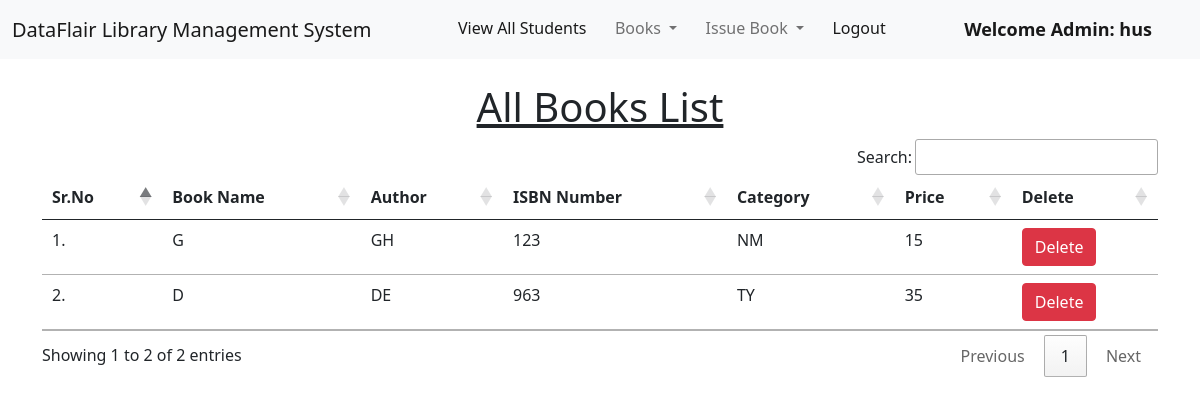
Page /view_books/ (signed in) on the earlier database version.
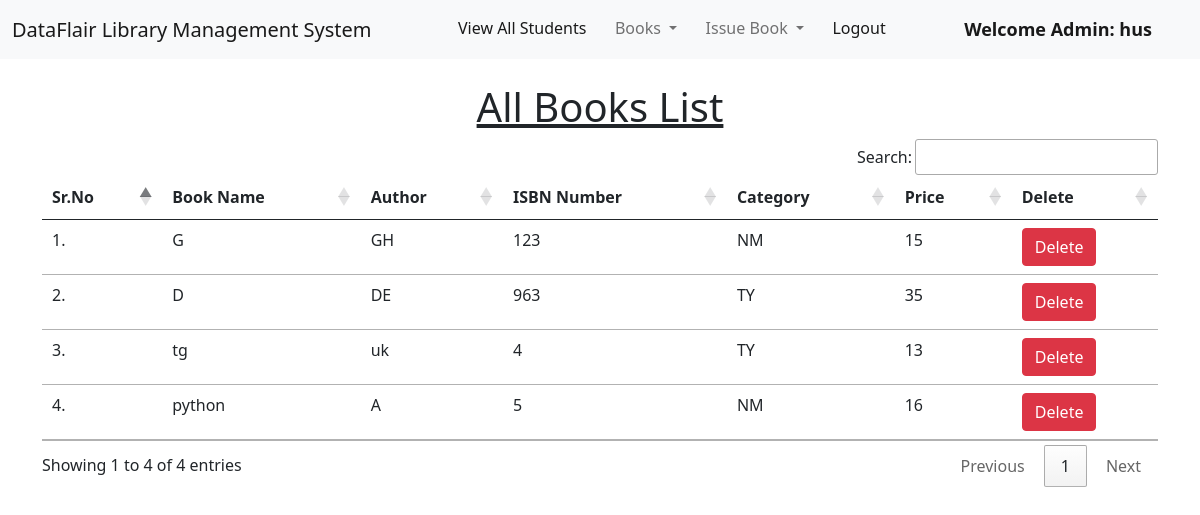
Same page on the later database version.
### library/models.py (models this page shows, shortened)
class Book(models.Model):
    name = models.CharField(max_length=200)
    author = models.CharField(max_length=200)
    isbn = models.PositiveIntegerField()
    category = models.CharField(max_length=50)
    Price = models.CharField(max_length=10, blank=True)

### library/views.py (the view)
# urls.py: path("view_books/", views.view_books, name="view_books"),
@login_required(login_url = '/admin_login')
def view_books(request):
    books = Book.objects.all()
    return render(request, "view_books.html", {'books':books})

### library/templates/view_books.html (shortened to what this page needs)
{% extends 'admin_navbar.html' %}
{% load static %}
{% block body %}
<div class="container mt-4">
    <h1 class="text-center"><u>All Books List</u></h1>
    <table class="table table-hover" id="example">
        <thead>
            <tr>
                <th>Sr.No</th>
                <th>Book Name</th>
                <th>Author</th>
                <th>ISBN Number</th>
                <th>Category</th>
                <th>Price</th>
                <th>Delete</th>
            </tr>
        </thead>
        <tbody>
            {% for book in books %}
            <tr>
                <td>{{forloop.counter}}.</td>
                <td>{{book.name}}</td>
                <td>{{book.author}}</td>
                <td>{{book.isbn}}</td>
                <td>{{book.category}}</td>
                <td>{{book.Price}}</td>
                <td><a href="/delete_book/{{book.id}}/" class="btn btn-danger" onclick="return confirm('Are you sure you want to delete this book?')">Delete</a></td>
            </tr>
            {% endfor %}
        </tbody>
    </table>
    </div>
{% endblock %}

### library/templates/admin_navbar.html (shortened to what this page needs)
<!doctype html>
<html lang="en">
  <head>
    <link href="https://cdn.jsdelivr.net/npm/bootstrap@5.1.0/dist/css/bootstrap.min.css" rel="stylesheet">
    <link rel="stylesheet" href="https://cdn.datatables.net/1.10.25/css/jquery.dataTables.min.css">
    <link rel="stylesheet" href="https://cdn.datatables.net/buttons/1.7.1/css/buttons.dataTables.min.css">
  </head>
  <body>
    <nav class="navbar navbar-expand-lg navbar-light bg-light">
        <div class="container-fluid">
          <a class="navbar-brand" href="#">DataFlair Library Management System</a>
          <div class="collapse navbar-collapse" id="navbarSupportedContent">
            <ul class="navbar-nav me-auto mb-2 mb-lg-0">
              <li class="nav-item">
                <a class="nav-link active" aria-current="page" href="/view_students/">View All Students</a>
              </li>
              <li class="nav-item dropdown">
                <a class="nav-link dropdown-toggle" href="#" id="navbarDropdown" role="button" data-bs-toggle="dropdown" aria-expanded="false">
                  Books
                </a>
              </li>
              <li class="nav-item dropdown">
                <a class="nav-link dropdown-toggle" href="#" id="navbarDropdown" role="button" data-bs-toggle="dropdown" aria-expanded="false">
                  Issue Book
                </a>
              </li>
              <li class="nav-item">
                <a class="nav-link active" aria-current="page" href="/logout/">Logout</a>
              </li>
              <li class="nav-item">
                <a style="font-weight:600; font-family:'Segoe UI', Tahoma, Geneva, Verdana, sans-serif; font-size: large;" class="nav-link active" href="#">Welcome Admin: {{request.user}}</a>
              </li>
            </ul>
          </div>
        </div>
      </nav>
      {% block body %}
      {% endblock %}
  </body>
</html>

Differences in the rows shown:
added Book: name "tg", author "uk", isbn "4", category "TY", Price "13"
added Book: name "python", author "A", isbn "5", category "NM", Price "16"
Other differences:
text written by a page script: "Search: Showing 1 to 2 of 2 entries Previous 1 Next" → "Search: Showing 1 to 4 of 4 entries Previous 1 Next"
